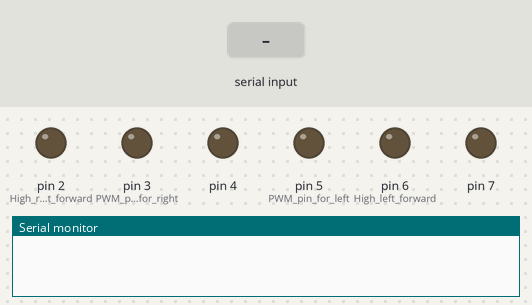
Recording of a sketch running on a simulated Arduino Uno, built with avr-gcc and run on an emulated ATmega328P. Shown: output pins drawn as LEDs (lit = HIGH), the last lines printed to the serial monitor. The inputs (shaded band) are chosen by the test bench.

Above: at 1.2 s.
1.3 s: "u90\n" received over Serial
At 2.4 s:
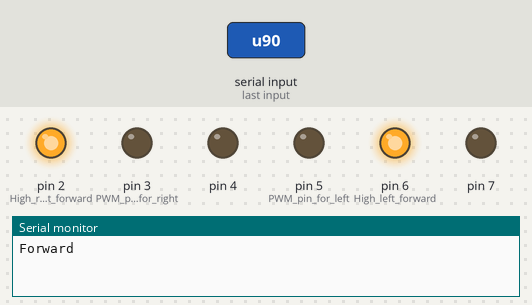
2.8 s: "d90\n" received over Serial
At 3.5 s:
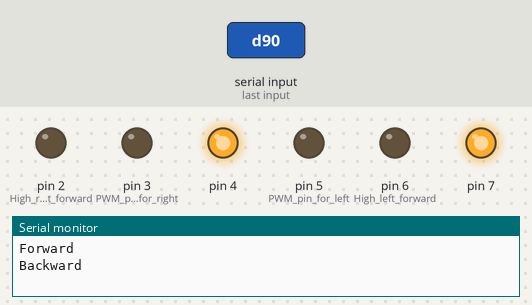
4.3 s: "l90\n" received over Serial
At 4.7 s:
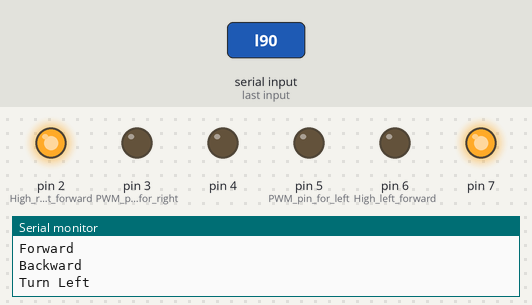
5.8 s: "r90\n" received over Serial
At 7.0 s:
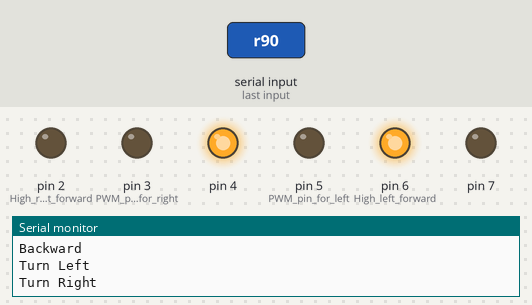
7.3 s: "t90\n" received over Serial
At 8.2 s:
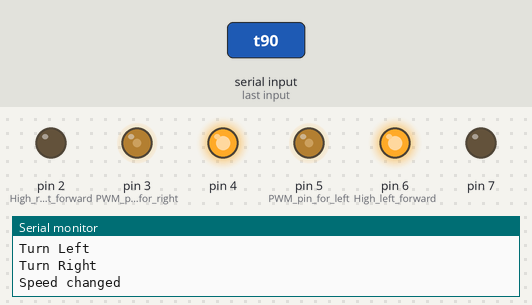
8.8 s: "u,45\n" received over Serial
At 9.3 s:
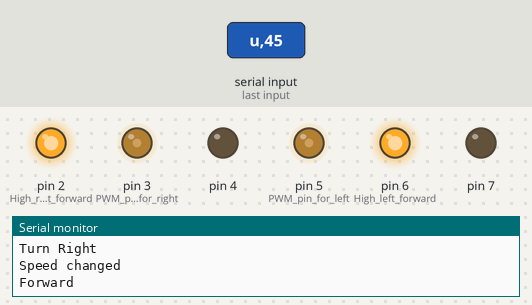
Timing chart, 0 to 11.3 s (numbered marks = the images above; inputs shaded):
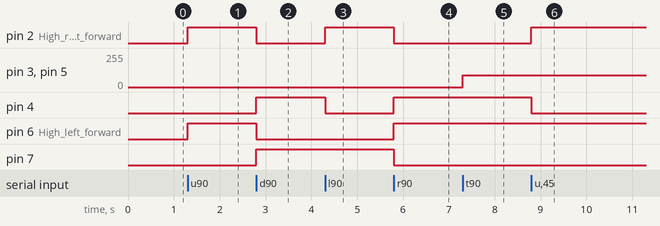

The sketch:

Bluetooth_cart.ino
```cpp
void setup() {
pinMode( 2,OUTPUT);    // High right forward
pinMode( 4,OUTPUT);
pinMode( 3,OUTPUT);   //PWM pin for right

pinMode( 6,OUTPUT);    // High left forward
pinMode( 7,OUTPUT);
pinMode( 5,OUTPUT);   //PWM pin for left

Serial.begin(38400);

}

void loop() {
  if (Serial.available()){
    char txt = Serial.read();
    if(txt=='u'){        //Read commands from Serial input
      Serial.println("Forward");
      forward_drive();
    }
    if(txt=='d'){
      Serial.println("Backward");
      backward_drive();
    }
    if(txt=='l'){
      Serial.println("Turn Left");
      leftward_drive();
    }
    if(txt=='r'){
      Serial.println("Turn Right");
      rightward_drive();
    }


    if(txt=='t'){
      int spd=Serial.parseInt();
      Serial.println("Speed changed");
      analogWrite(3,spd);
      analogWrite(5,spd);
    }

    if(txt=='s'){
      Serial.println("Stop");
      analogWrite(3,0);
      analogWrite(5,0);
    }


  }

}
//Created by Vinura Udaraka
```

Drive.ino
```cpp
void forward_drive(){
  digitalWrite(2,1);
  digitalWrite(4,0);
  digitalWrite(6,1);
  digitalWrite(7,0);
}

void backward_drive(){
  digitalWrite(2,0);
  digitalWrite(4,1);
  digitalWrite(6,0);
  digitalWrite(7,1);
}

void leftward_drive(){
  digitalWrite(2,1);
  digitalWrite(4,0);
  digitalWrite(6,0);
  digitalWrite(7,1);
}

void rightward_drive(){
  digitalWrite(2,0);
  digitalWrite(4,1);
  digitalWrite(6,1);
  digitalWrite(7,0);
}
```

Measured:
- after the input at 1.3 s, pin 2 (High_right_forward), pin 6 (High_left_forward): LOW → HIGH at once
- after the input at 2.8 s, pin 2 (High_right_forward), pin 6 (High_left_forward): HIGH → LOW at once; pin 4, pin 7: LOW → HIGH at once
- after the input at 4.3 s, pin 2 (High_right_forward): LOW → HIGH at once; pin 4: HIGH → LOW at once
- after the input at 5.8 s, pin 2 (High_right_forward), pin 7: HIGH → LOW at once; pin 4, pin 6 (High_left_forward): LOW → HIGH at once
- after the input at 7.3 s, pin 3 (PWM_pin_for_right), pin 5 (PWM_pin_for_left): 0/255 → 90/255 at once
- after the input at 8.8 s, pin 2 (High_right_forward): LOW → HIGH at once; pin 4: HIGH → LOW at once
